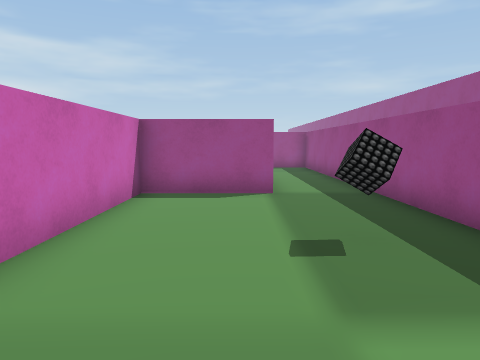
View 1 (above)

20 first-person views from a walk through a 3-D level made in the Unity game engine. The camera is 1.2 m above the floor, tilts 6° down and sees 70° across. The floor is counted in squares, 1 m on a side. Each view is taken from the middle of a square. On the plan, view 1 faces up. The plan holds only what a view shows up to about 14 squares ahead; the rest is blank. The place goes on beyond the plan. The player character is not drawn.

View 2
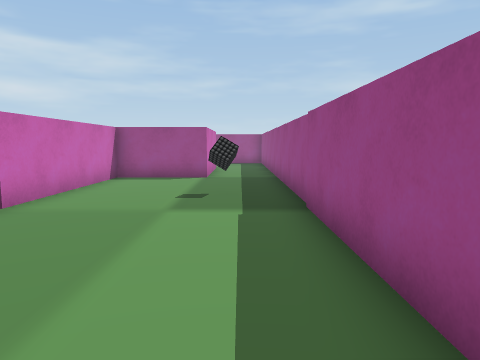

View 3
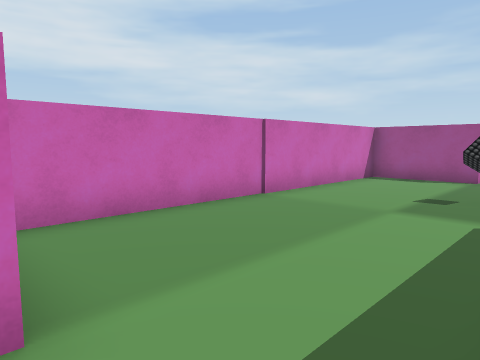

View 4
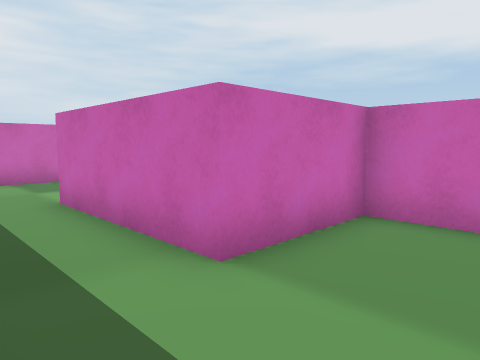

View 5
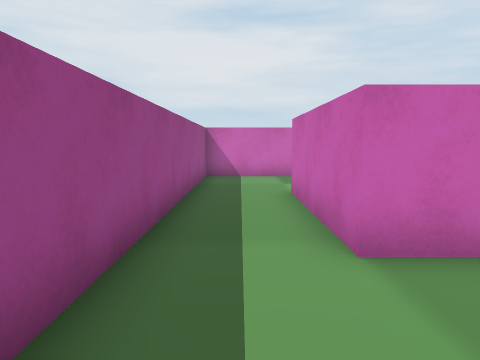

View 6
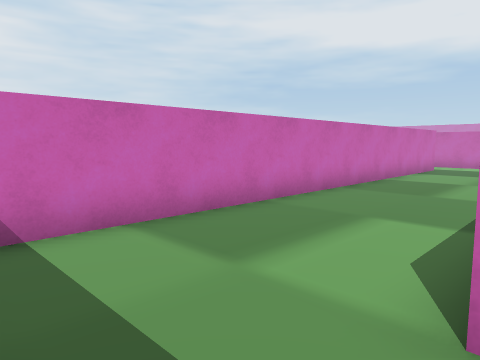

View 7
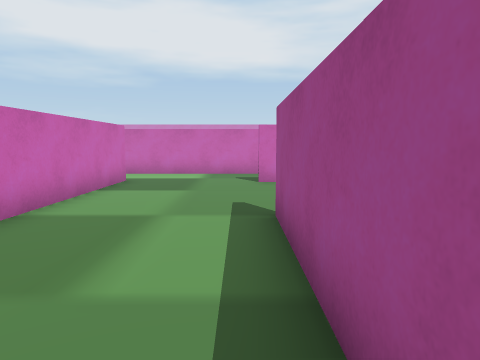

View 8
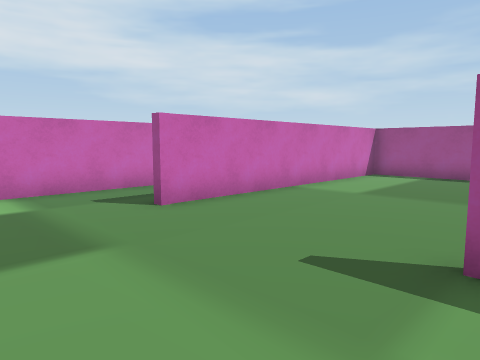

View 9
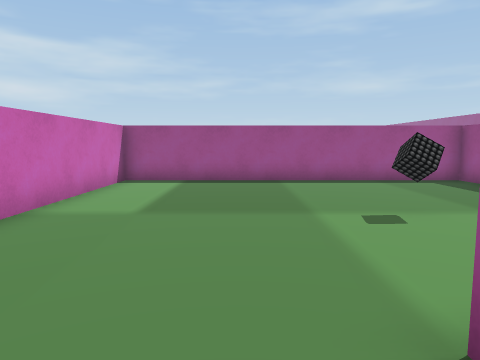

View 10
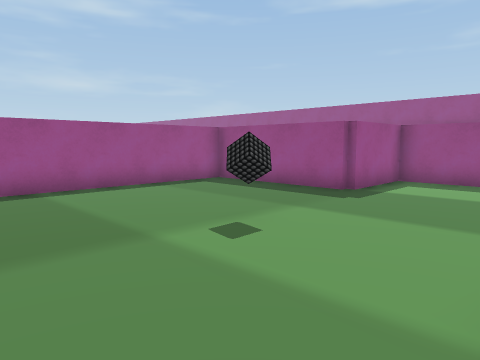

View 11
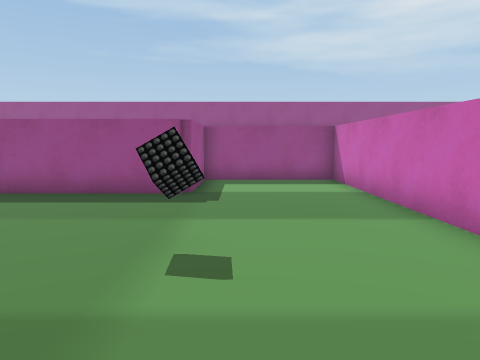

View 12
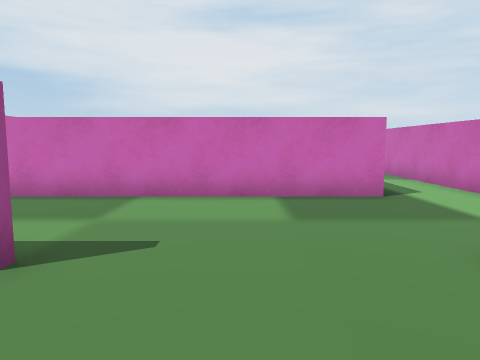

View 13
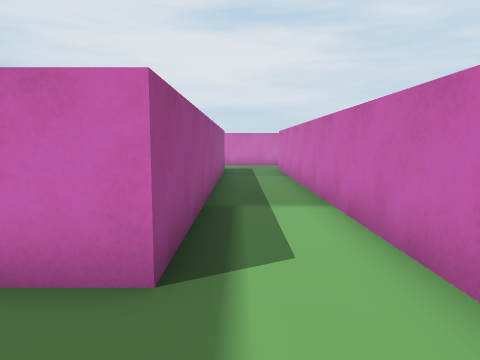

View 14
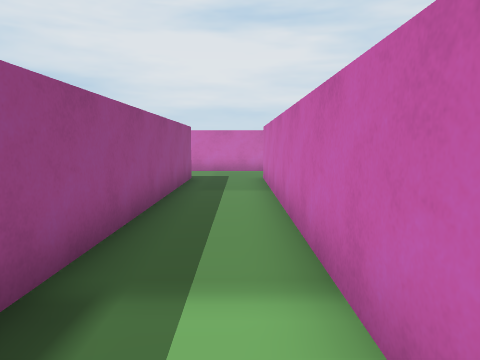

View 15
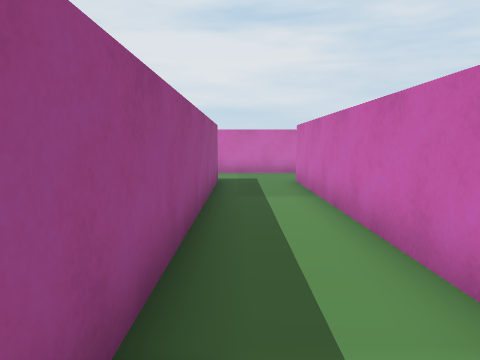

View 16
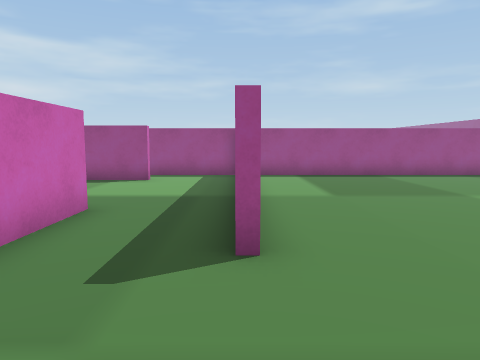

View 17
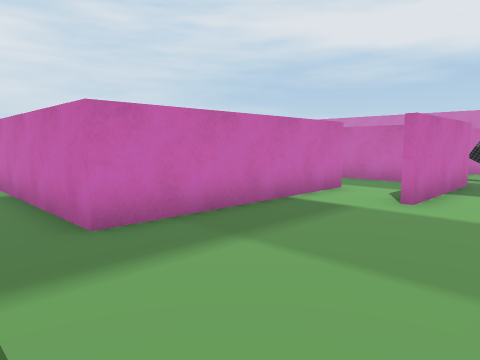

View 18
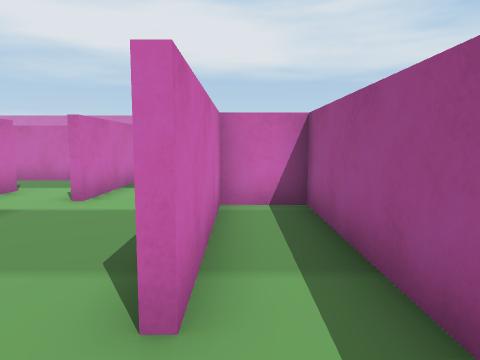

View 19
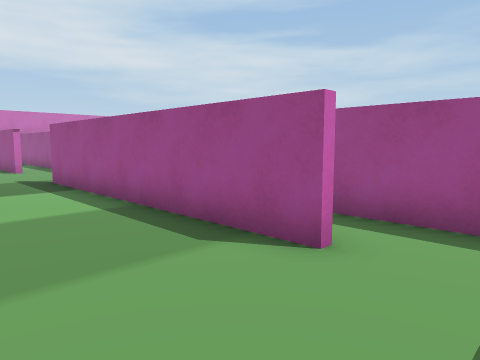

View 20
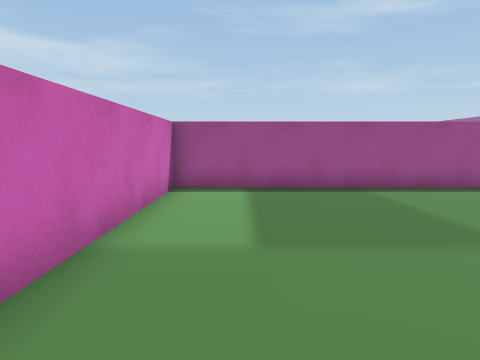

### Floor plan
Ten units are one square. View 1 is at (0, 0); x grows to the right and y downward. Boxes are objects, and circles mark ways between rooms. Rooms are numbered by the first view taken in them; rooms with no view inside come last. Other rooms are left out.
<svg viewBox="-271 -90 309 350">
<path fill="none" stroke="#000" d="M33 24 33 -85M9 -83 -25 -83 -25 35 7 35M-66 82 5 82 5 38 -27 38 -27 -13 -138 -13 -138 85M-38 84 -88 84M-168 57 -168 255M7 35 7 85M-143 255 -143 128 33 128 33 24M-170 6 -266 6M-215 57 -168 57M-141 -13 -217 -13 -217 4 -170 4M-266 33 -221 33M-239 57 -215 57"/>
<rect x="15" y="-45" width="10" height="10" fill="#bbb"><title>other object</title></rect>
<rect x="-75" y="35" width="10" height="10" fill="#bbb"><title>other object</title></rect>
<circle cx="25" cy="35" r="3" fill="#2a7"/>
<circle cx="-155" cy="45" r="3" fill="#2a7"/>
<circle cx="-225" cy="50" r="3" fill="#2a7"/>
<text x="10" y="-20">1</text>
<text x="-80" y="70">2</text>
<text x="-190" y="20">3</text>
<text x="-240" y="50">4</text>
</svg>
Room 1 opens to room 2. Room 2 opens to room 3. Room 3 opens to room 4.

Where each view was taken, in squares from view 1:
view 1: 0 up, 0 right, facing up
view 2: 4 down, 2 right, facing up
view 3: 4 down, 3 right, facing up-left
view 4: 1 down, 3 right, facing down-left
view 5: 0 up, 2 right, facing down
view 6: 8 down, 3 right, facing down-left
view 7: 9 down, 3 left, facing left
view 8: 12 down, 8 left, facing up-left
view 9: 10 down, 10 left, facing up
view 10: 8 down, 11 left, facing up-right
view 11: 5 down, 11 left, facing right
view 12: 5 down, 11 left, facing down
view 13: 10 down, 15 left, facing down
view 14: 14 down, 16 left, facing down
view 15: 15 down, 15 left, facing down
view 16: 12 down, 14 left, facing up
view 17: 1 down, 15 left, facing down-left
view 18: 0 up, 15 left, facing left
view 19: 4 down, 15 left, facing up-left
view 20: 8 down, 12 left, facing up
